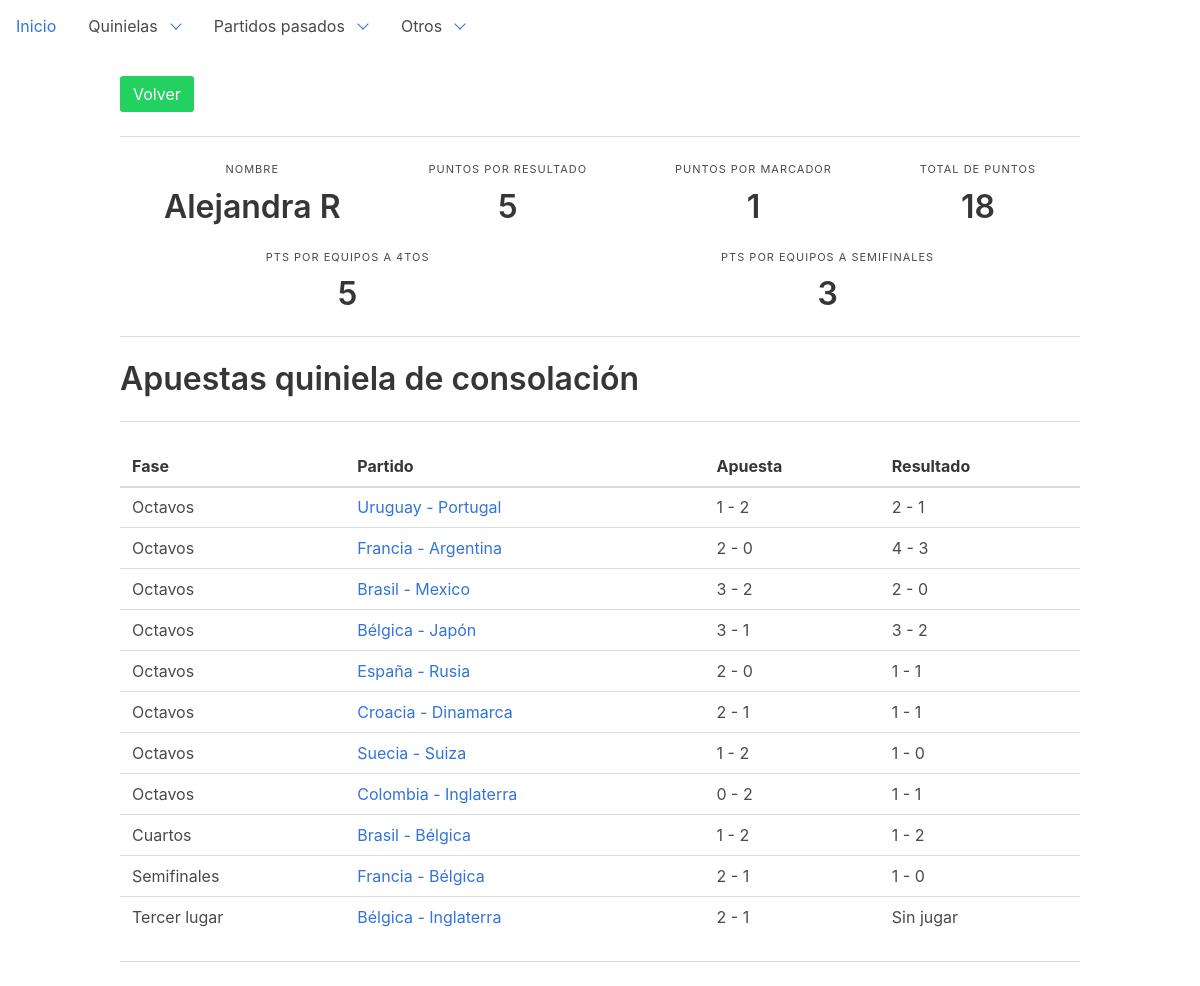
The page /dashboard/gamblers/16-2 on the database as committed earlier.
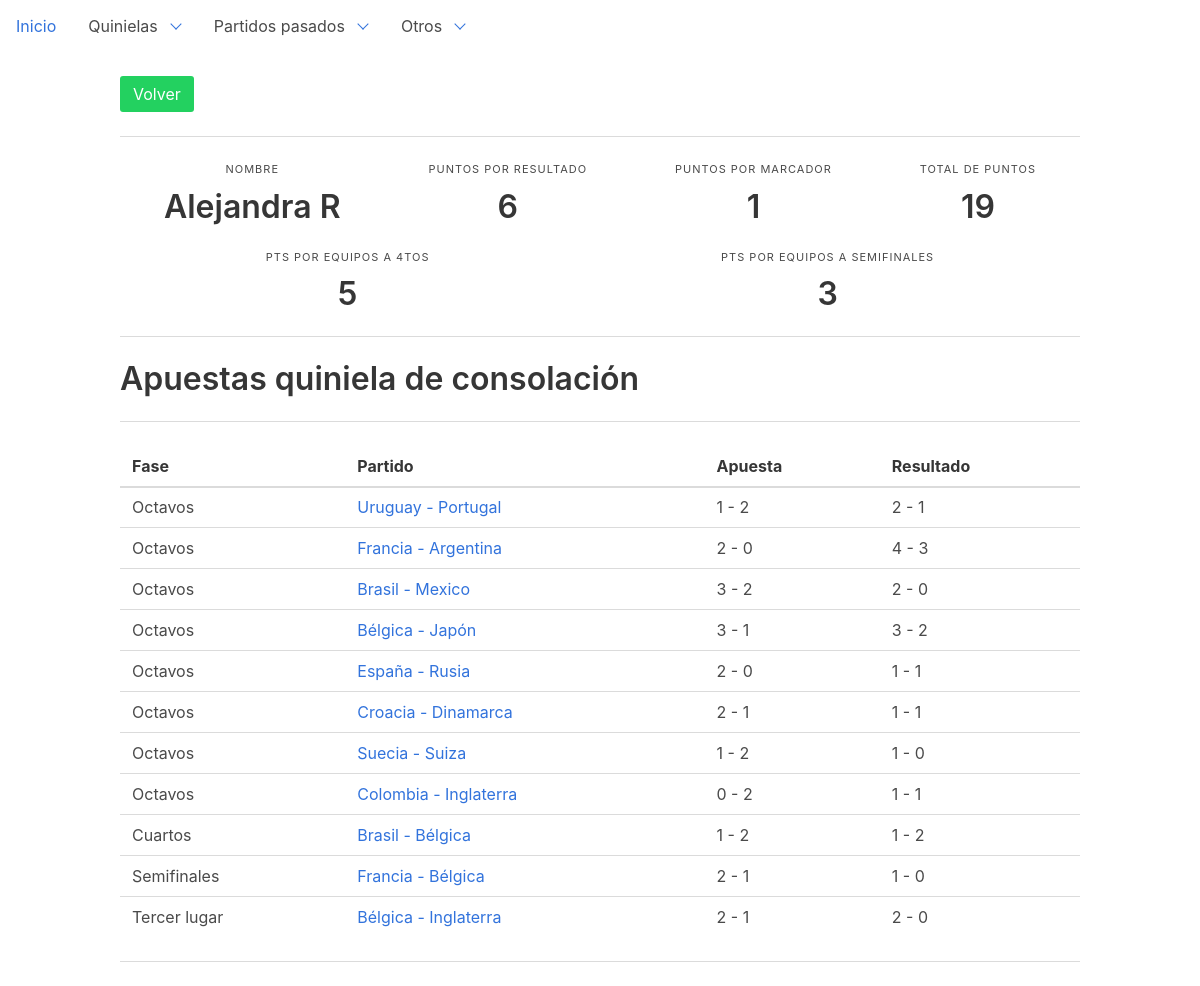
The same page on the database as committed later.
### dashboard/models.py (models this page shows, shortened)
class Gambler(models.Model):
    name = models.CharField(max_length=48)
    points_result = models.IntegerField(default=0)
    points_score = models.IntegerField(default=0)
    points_result2 = models.IntegerField(default=0)
    points_score2 = models.IntegerField(default=0)
    points_8vo = models.IntegerField(default=0)
    points_4vo = models.IntegerField(default=0)
    points_semi = models.IntegerField(default=0)
    points_3er = models.IntegerField(default=0)
    points_final = models.IntegerField(default=0)
    points_4vo2 = models.IntegerField(default=0)
    points_semi2 = models.IntegerField(default=0)
    points_3er2 = models.IntegerField(default=0)
    points_final2 = models.IntegerField(default=0)

class Bet(models.Model):
    source = models.ForeignKey('Gambler', on_delete=models.DO_NOTHING, verbose_name='Fuente')
    match = models.ForeignKey('Match', on_delete=models.DO_NOTHING, verbose_name='Partido de referencia')
    team1 = models.ForeignKey('Team', on_delete=models.DO_NOTHING, related_name='bteam1', default="2",
                              verbose_name='Equipo 1')
    team2 = models.ForeignKey('Team', on_delete=models.DO_NOTHING, related_name='bteam2', default="2",
                              verbose_name='Equipo 2')
    goals_team1 = models.IntegerField(default=0, verbose_name='Goles equipo 1')
    goals_team2 = models.IntegerField(default=0, verbose_name='Goles equipo 2')
    type = models.CharField(default="Original", max_length=32, null=True)
    checked = models.BooleanField(default=False)
    class Meta:
        ordering = ["source"]
        unique_together = (("source", "match", "type"),)

class Match(models.Model):
    STAGE_CHOICES = (
        ('1', 'Primera fase'),
        ('2', 'Octavos'),
        ('3', 'Cuartos'),
        ('4', 'Semifinales'),
        ('5', 'Tercer lugar'),
        ('6', 'Finales'),
    )
    team1 = models.ForeignKey('Team', on_delete=models.DO_NOTHING, related_name='team1')
    team2 = models.ForeignKey('Team', on_delete=models.DO_NOTHING, related_name='team2')
    game_date = models.DateTimeField(null=True)
    stage = models.CharField(choices=STAGE_CHOICES, max_length=1, default='1')

class Team(models.Model):
    GROUP_CHOICES = (
        ('A', 'Grupo A'),
        ('B', 'Grupo B'),
        ('C', 'Grupo C'),
        ('D', 'Grupo D'),
        ('E', 'Grupo E'),
        ('F', 'Grupo F'),
        ('G', 'Grupo G'),
        ('H', 'Grupo H'),
    )
    group = models.CharField(choices=GROUP_CHOICES, max_length=1, null=True, default='A')
    name = models.CharField(max_length=32)
    code = models.CharField(max_length=32)
    cups = models.IntegerField(default=0)
    finals = models.IntegerField(default=0)
    semifinals = models.IntegerField(default=0)
    class Meta:
        ordering = ["name"]
    def __str__(self):
        return self.name

### dashboard/views.py (the view)
# urls.py: url(r'^gamblers/(?P<pk>\d+)-2$', views.SecondGamblerDetailView.as_view(), name='second-gambler-detail'),
class SecondGamblerDetailView(DetailView):
    model = Gambler
    template_name = "dashboard/second_gambler_detail.html"

### dashboard/templatetags/custom_tags.py (called while the page is built)
@register.filter()
def total_points2(value, arg):
    gambler = Gambler.objects.get(name=arg)
    points = gambler.points_semi2 + gambler.points_score2 + gambler.points_final2 + gambler.points_4vo2 + gambler.points_3er2 + gambler.points_result2
    return str(points)

@register.filter()
def result2(value, arg):
    try:
        bet = Bet.objects.get(match=arg, source__name="Oficial")
    except Bet.DoesNotExist:
        return 'Sin jugar'
    return str(bet.goals_team1) + " - " + str(bet.goals_team2)

### templates/dashboard/second_gambler_detail.html (shortened to what this page needs)
{% extends 'base.html' %}
{% load custom_tags %}
{% block content %}
    <a class="button is-success" href="{% url 'second-gambler-list' %}">Volver</a>
    <hr>
    <div class="level">
        <div class="level-item has-text-centered">
            <div>
                <p class="heading">Nombre</p>
                <p class="title">{{ gambler.name }}</p>
            </div>
        </div>
        <div class="level-item has-text-centered">
            <div>
                <p class="heading">Puntos por resultado</p>
                <p class="title">{{ gambler.points_result2 }}</p>
            </div>
        </div>
        <div class="level-item has-text-centered">
            <div>
                <p class="heading">Puntos por marcador</p>
                <p class="title">{{ gambler.points_score2 }}</p>
            </div>
        </div>
        <div class="level-item has-text-centered">
            <div>
                <p class="heading">Total de puntos</p>
                <p class="title"> {{ value|total_points2:gambler.name }}</p>
            </div>
        </div>
    </div>
    <div class="level">
        <div class="level-item has-text-centered">
            <div>
                <p class="heading">Pts por equipos a 4tos</p>
                <p class="title">{{ gambler.points_4vo2 }}</p>
            </div>
        </div>
        <div class="level-item has-text-centered">
            <div>
                <p class="heading">Pts por equipos a semifinales</p>
                <p class="title">{{ gambler.points_semi2 }}</p>
            </div>
        </div>
    </div>
    <hr>
    <div class="level">
        <div>
            <p class="title">
                Apuestas quiniela de consolación
            </p>
        </div>
        <br/>
    </div>
    <hr>
    <div class="level">
        <table class="sortable">
            <thead>
            <tr>
                <th>Fase</th>
                <th>Partido</th>
                <th>Apuesta</th>
                <th>Resultado</th>
            </tr>
            </thead>
            <tbody>
            {% for bet in gambler.bet_set.all %}
                <tr>
                    {% if bet.type != "Original" %}
                        <td>{{ bet.match.get_stage_display }}</td>
                        <td><a href="{% url 'second-bet-detail' bet.pk %}">{{ bet.team1 }} - {{ bet.team2 }}</a></td>
                        <td>{{ bet.goals_team1 }} - {{ bet.goals_team2 }}</td>
                        <td>{{ total|result2:bet.match }}</td>
                    {% endif %}
                </tr>
            {% endfor %}
            </tbody>
        </table>
    </div>
    <hr>
{% endblock %}

Rows that differ between the two databases and show on the page:
changed Gambler "Alejandra R": points_result2 "5" → "6"; name+points_semi2+points_score2 "18" → "19"
changed Bet "Tercer lugar": match.goals_team2 "Sin jugar" → "2 - 0"
